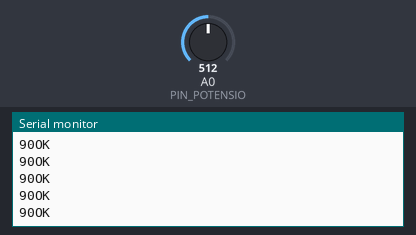
Recording of a sketch running on a simulated Arduino Uno, built with avr-gcc and run on an emulated ATmega328P. On the bench: the last lines printed to the serial monitor. Inputs (shaded band) come from the test bench; at power-on: A0 (PIN_POTENSIO) = 512. No radio packets arrive unless stated.

Above: at 1.2 s.
1.3 s: A0 (PIN_POTENSIO) set to 716
At 1.36 s:
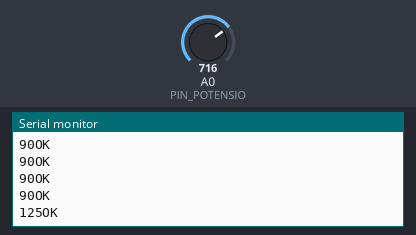
2.8 s: A0 (PIN_POTENSIO) set to 900
At 2.81 s:
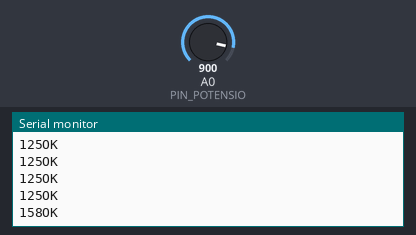
Timing chart, 0 to 5.8 s (numbered marks = the images above; inputs shaded):
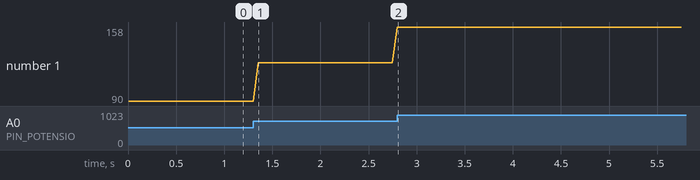

The sketch:

nrfPotensio.ino
```cpp
// -----------------------------------------------
// Contoh pengontrol motor servo
//   dengan menggunakan NRF24L01 dan potensiometer
// -----------------------------------------------

#include <SPI.h>
#include <nRF24L01.h>
#include <RF24.h>
#include <RF24_config.h>

const int PIN_CE = 9;
const int PIN_CSN = 10;
const uint64_t PIPE = 0xE8E8F0F0E2LL;
const int PIN_POTENSIO = A0;  // Analog 0

// Objek NRF24L01
RF24 radio(PIN_CE, PIN_CSN);

char pesan[20]; // Penyangga pesan

void setup() {
  Serial.begin(9600);

  radio.begin();
  radio.openWritingPipe(PIPE);
}

void loop() {
  int nilaiPotensio = analogRead(PIN_POTENSIO);
  int sudutServo = map(nilaiPotensio,
                       0, 1023, 0, 180);

  itoa(sudutServo, pesan, 10);
  Serial.print(pesan);

  bool ok = radio.write(pesan, strlen(pesan));
  if (ok)
    Serial.println("OK");
  else
    Serial.println("Gagal");

  radio.powerDown();
  delay(50);
  radio.powerUp();
}
```

Measured:
- after the input at 1.3 s, the serial monitor: prints a new line after 0.05 s (image 1)
- after the input at 2.8 s, the serial monitor: prints a new line at once (image 2)
- plotted number 1: 90 → 125 after the input at 1.3 s, 125 → 158 after the input at 2.8 s
